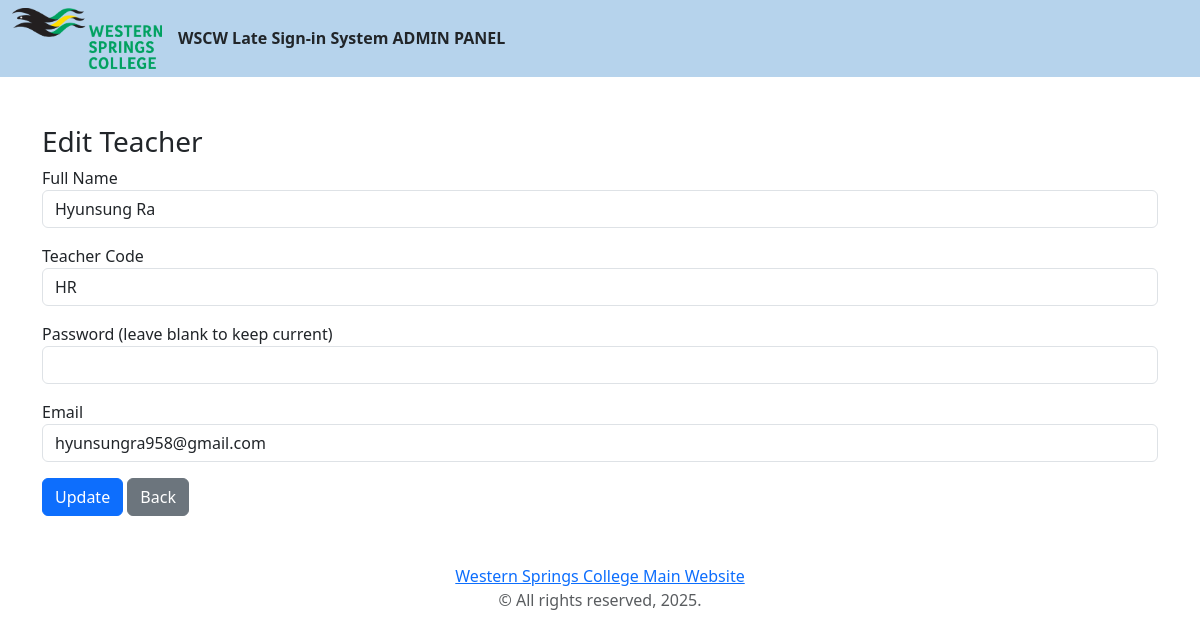
Page /admin1022/teachers/edit/3 (signed in) on the committed database.
### models.py (models this page shows, shortened)
class Teacher(db.Model):
    id = db.Column(db.Integer, primary_key=True)  #Unique Database ID
    teacher_code = db.Column(db.String(50), unique=True, nullable=False)  #Teacher Code
    full_name = db.Column(db.String(100), nullable=False)
    password = db.Column(db.String(256), nullable=False)
    email = db.Column(db.String(120), nullable=True)

### admin_route.py (the view, shortened to what this page needs)
@admin_r.route('/teachers/edit/<int:teacher_id>', methods=['GET', 'POST'])
def edit_teacher(teacher_id):
    if not session.get('admin_logged_in'):
        return redirect(url_for('admin.login'))
    teacher = Teacher.query.get_or_404(teacher_id)
    return render_template('admin_edit_teacher.html', teacher=teacher)

### templates/admin_edit_teacher.html (shortened to what this page needs)
{% extends 'admin_base.html' %}
{% block content %}
<div class="container mt-5">
    <h3>Edit Teacher</h3>
    <form method="POST">
        <div class="mb-3"><label>Full Name</label><input name="full_name" value="{{ teacher.full_name }}" class="form-control" required></div>
        <div class="mb-3"><label>Teacher Code</label><input name="teacher_code" value="{{ teacher.teacher_code }}" class="form-control" required></div>
        <div class="mb-3"><label>Password (leave blank to keep current)</label><input name="password" type="password" class="form-control"></div>
        <div class="mb-3"><label>Email</label><input name="email" type="email" value="{{ teacher.email }}" class="form-control"></div>
        <button class="btn btn-primary" type="submit">Update</button>
        <a href="{{ url_for('admin.teachers') }}" class="btn btn-secondary">Back</a>
    </form>
</div>
{% endblock %}

### rows in the picture
Teacher: full_name "Hyunsung Ra", teacher_code "HR", email "hyunsungra958@gmail.com"
